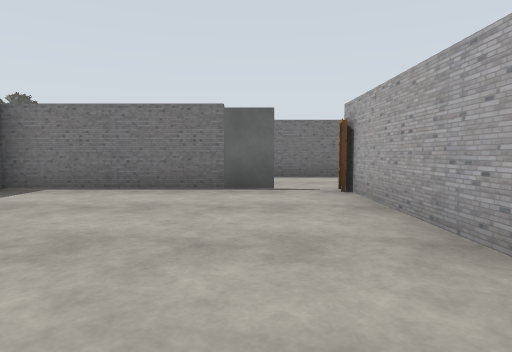
View 1 (above)

24 first-person views from a walk through a robot-simulator world made for Gazebo. The camera is 1.2 m above the floor, tilts 4° down and sees 75° across. The floor is counted in squares, 2 m on a side. Each view is taken from the middle of a square. On the plan, view 1 faces up. The plan holds only what a view shows up to about 9 squares ahead; the rest is blank.

View 2
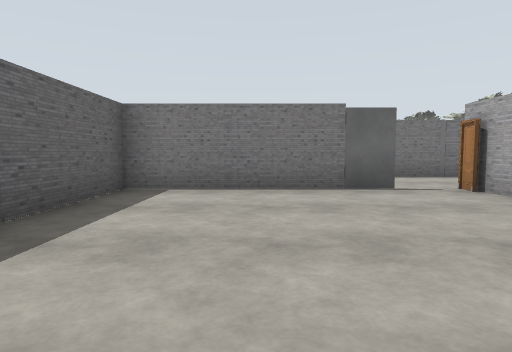

View 3
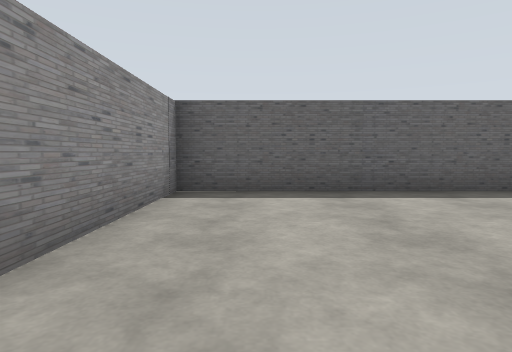

View 4
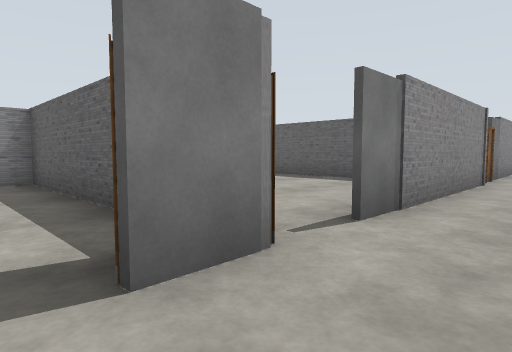

View 5
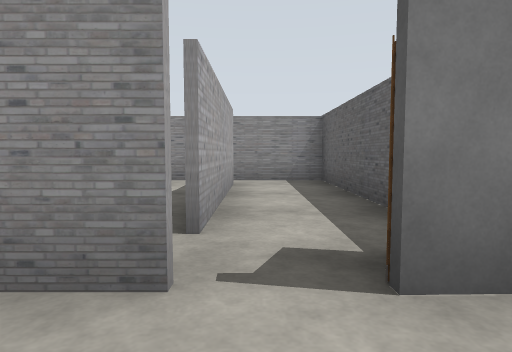

View 6
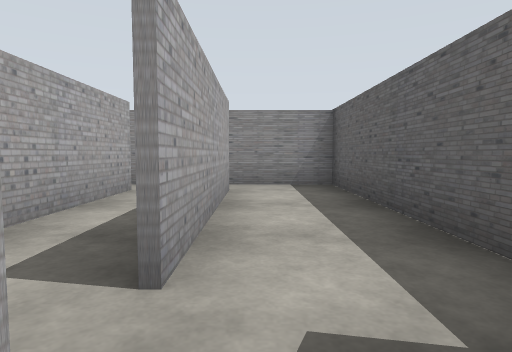

View 7
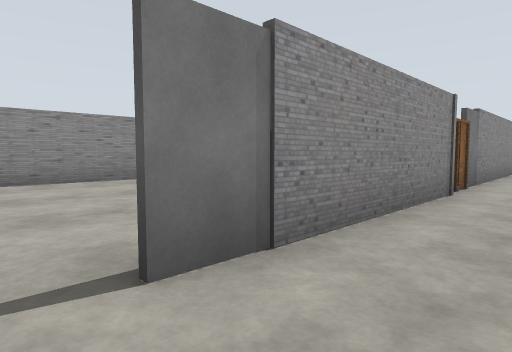

View 8
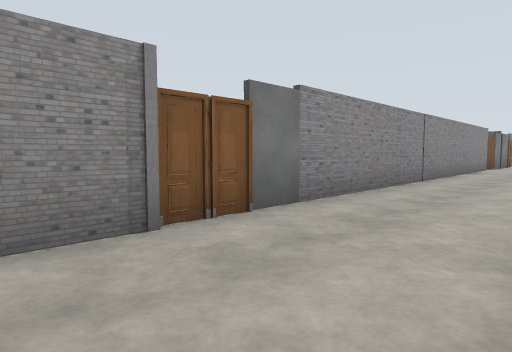

View 9
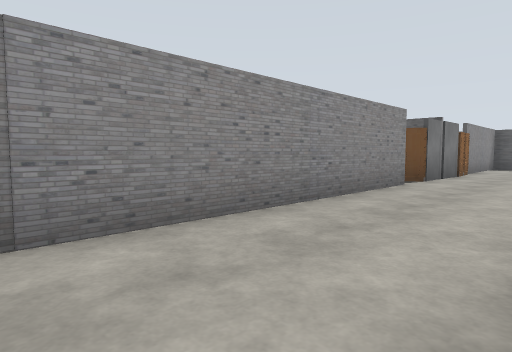

View 10
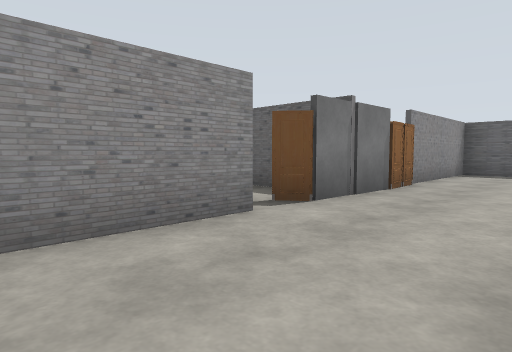

View 11
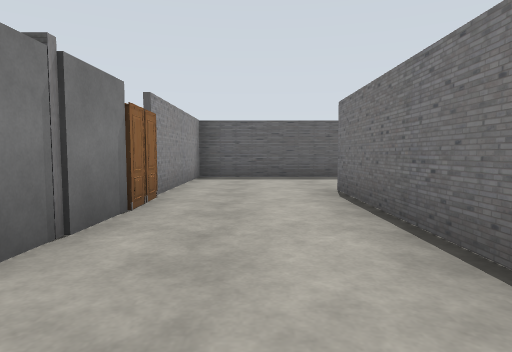

View 12
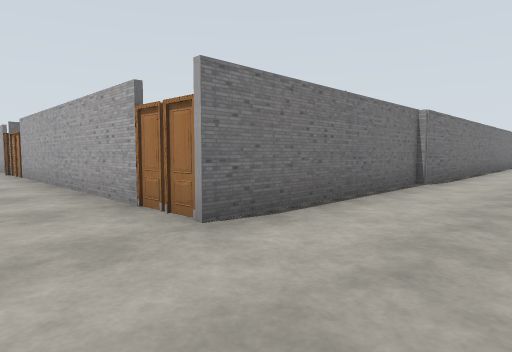

View 13
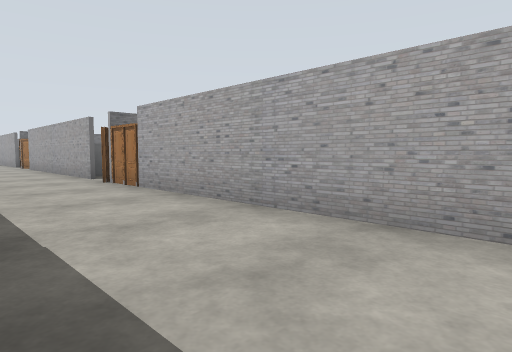

View 14
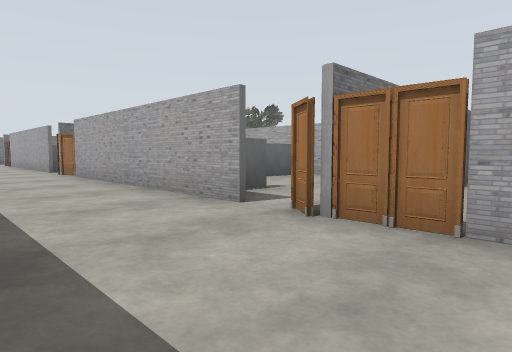

View 15
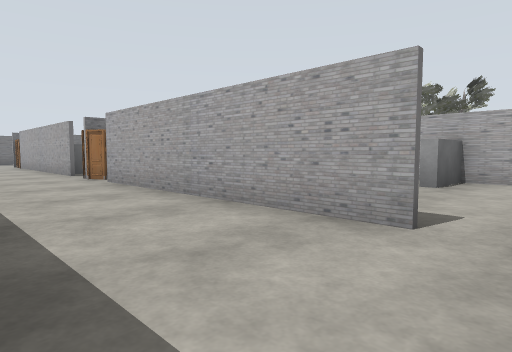

View 16
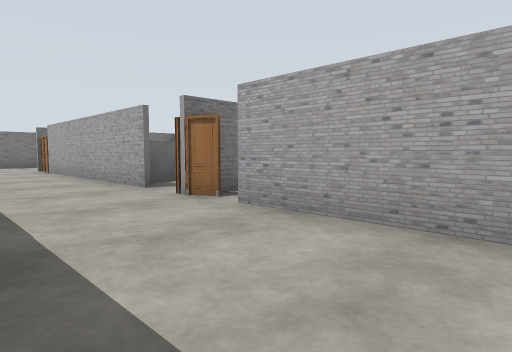

View 17
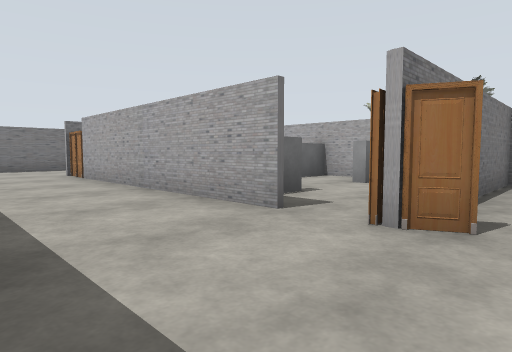

View 18
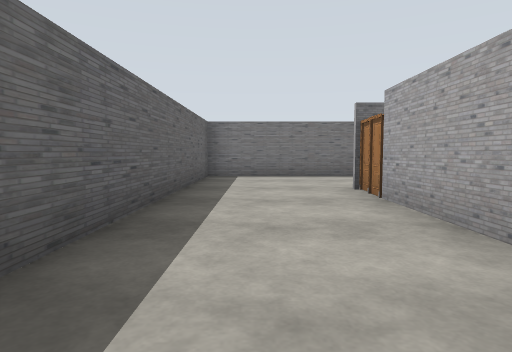

View 19
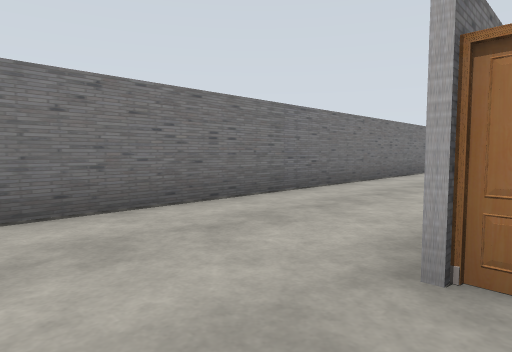

View 20
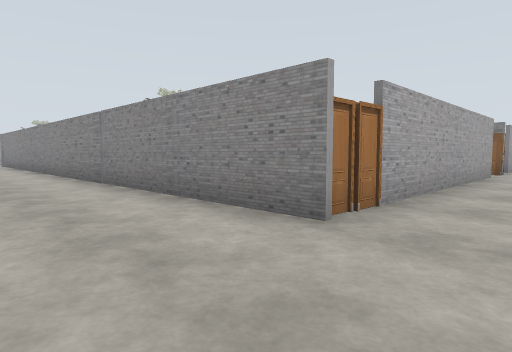

View 21
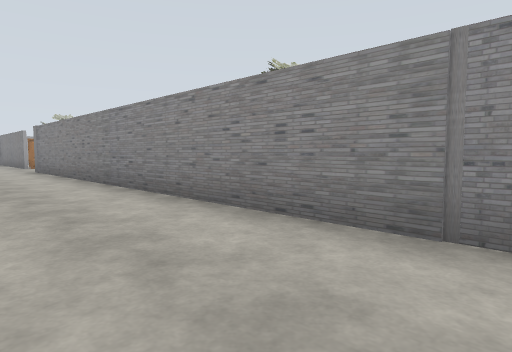

View 22
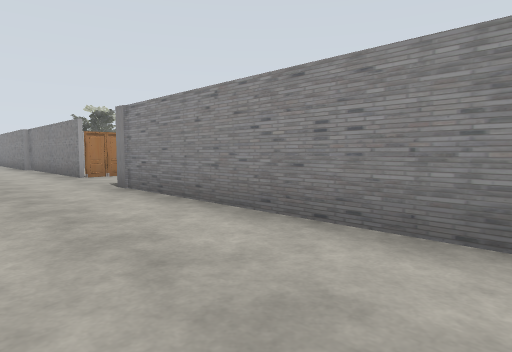

View 23
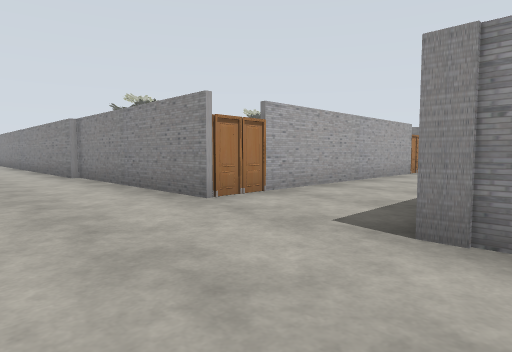

View 24
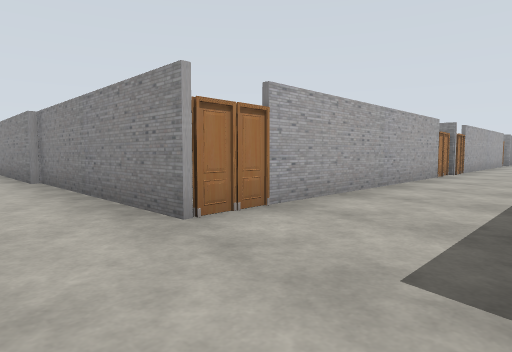

### Floor plan
Points are (right, up) in squares from view 1. A wall is a line through its corners. A room is listed if a view was taken in it or the views show most of it. See-through windows are left out.
Room 1 (views 1, 2, 3, 4, 5, 6, 7)
walls: (1.5, 1.9) (1.5, 4.5); (1.6, 4.2) (1.6, -0.3); (-0.5, 5.5) (-4.2, 5.5) (-4.2, -0.2) (3.4, -0.2); (-2.5, 5.6) (-0.5, 5.6); (3.4, 0.6) (3.4, 4.7); (3, 8.3) (0.4, 8.3)
ways out: opening at (-1.5, 7) to room 2; opening at (3, 7); opening at (4.5, 0); opening at (4.5, 5)
objects: grey box (0, 6); door leaf (1, 5); door leaf (2, 5); grey box (2, 6)
Room 2 (views 8, 9, 10, 11, 12, 13, 14, 15, 16, 17, 18, 19, 20, 21, 22, 23, 24)
walls: (-2.4, 27.6) (-2.4, 28.7); (-2.4, 30.5) (-2.4, 31.6); (-1.6, 33.4) (2.6, 33.4); (-16.4, 25) (-18.8, 25); (-16.4, 17.9) (-16.4, 20.3); (2.5, 33.6) (6.1, 33.6); (-13.8, 36.5) (-24.2, 36.5) (-24.2, 29.5); (-12.4, 8.1) (-16.5, 8.1); (-21.3, 27.3) (-21.3, 32.5); (-21.3, 17.8) (-21.3, 24.1); (-4.4, 5.6) (-2.5, 5.6); (-16.4, 8.3) (-20.6, 8.3); (-20.6, 33.6) (-5.1, 33.6); (-16.5, 5.6) (-6.4, 5.6); (-21.3, 9.5) (-21.3, 15.6); (-18.3, 4.1) (-18.3, 3.6); (-24.2, 9) (-24.2, 5.6) (-20.6, 5.6)
ways out: opening at (-1.5, 7) to room 1; opening at (-21, 26.5); gap at (-21, 18); gap at (-21, 24)
objects: door leaf (-21, 9); door leaf (-21, 16); door leaf (-21, 17); grey box (-21, 19) to (-20, 19); door leaf (-21, 25); grey box (-21, 27) to (-20, 27); door leaf (-21, 33); door leaf (-20, 6); grey box (-19, 6); grey box (-18, 6); grey box (-18, 19) to (-17, 19); grey box (-18, 21) to (-17, 21); door leaf (-17, 5); door leaf (-5, 6); door leaf (-2, 25); door leaf (-2, 26); door leaf (-2, 32); door leaf (-2, 33); other object (1, 30) to (2, 30)

Positions as (right, up) in squares from view 1, and headings:
1: (0, 0), facing up
2: (-2, 0), facing up
3: (1, 1), facing left
4: (3, 7), facing down-left
5: (3, 7), facing down
6: (3, 6), facing down
7: (1, 7), facing down-left
8: (-3, 8), facing down-left
9: (-10, 8), facing down-left
10: (-14, 8), facing down-left
11: (-16, 7), facing left
12: (-23, 6), facing up-right
13: (-24, 10), facing up-right
14: (-24, 15), facing up-right
15: (-24, 17), facing up-right
16: (-24, 21), facing up-right
17: (-24, 24), facing up-right
18: (-23, 28), facing up
19: (-23, 33), facing up-right
20: (-23, 36), facing down-right
21: (-17, 36), facing down-right
22: (-11, 36), facing down-right
23: (-6, 36), facing down-right
24: (-5, 35), facing down-right
